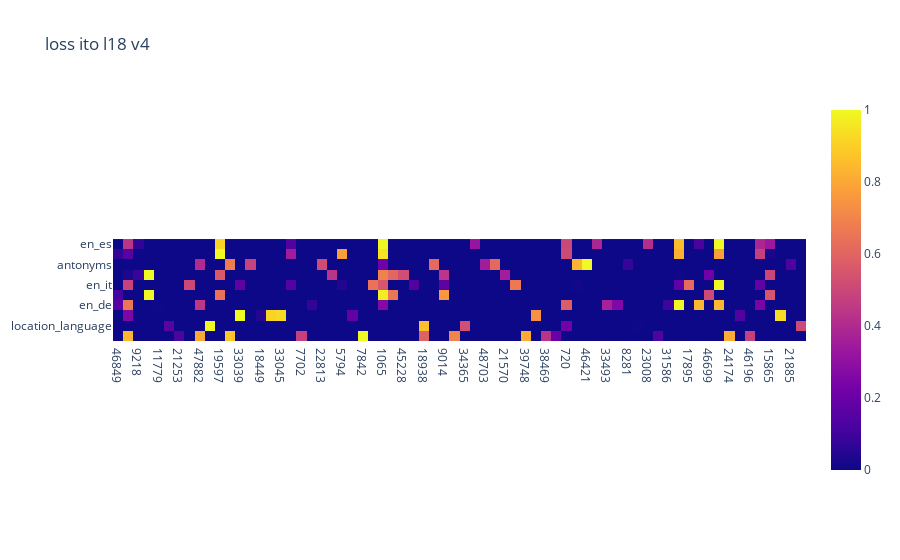

Notebook source saved alongside this figure:
### Code cell
px.imshow(heatmap, x=[str(x) for x in all_features], y=[str(x) for x in task_names], title="loss ito l18 v4")

### Figure 1 — Plotly figure (JSON) as saved in the notebook; plotly's stock layout.template omitted (floating-point values rounded to 4 significant figures; data arrays with more than 128 entries replaced by an {"elided": "..."} marker saying what was removed)
{"data": [{"coloraxis": "coloraxis", "hovertemplate": "x: %{x}<br>y: %{y}<br>color: %{z}<extra></extra>", "name": "0", "type": "heatmap", "x": ["46849", "35202", "9218", "22019", "11779", "25085", "21253", "32904", "47882", "47500", "19597", "48142", "33039", "27792", "18449", "18196", "33045", "13590", "7702", "41370", "22813", "39329", "5794", "33953", "7842", "16422", "1065", "44330", "45228", "3761", "18938", "48437", "9014", "42294", "34365", "36287", "48703", "21441", "21570", "15682", "39748", "5829", "38469", "47231", "720", "8787", "46421", "14166", "33493", "28887", "8281", "43484", "23008", "9824", "31586", "24549", "17895", "27626", "46699", "44525", "24174", "2288", "46196", "41973", "15865", "6394", "21885", "21119"], "xaxis": "x", "y": ["en_es", "en_fr", "antonyms", "es_en", "en_it", "fr_en", "en_de", "location_continent", "location_language", "person_profession"], "yaxis": "y", "z": {"elided": "10x68 float values"}}], "layout": {"coloraxis": {"colorscale": [[0, "#0d0887"], [0.1111, "#46039f"], [0.2222, "#7201a8"], [0.3333, "#9c179e"], [0.4444, "#bd3786"], [0.5556, "#d8576b"], [0.6667, "#ed7953"], [0.7778, "#fb9f3a"], [0.8889, "#fdca26"], [1, "#f0f921"]]}, "title": {"text": "loss ito l18 v4"}, "xaxis": {"anchor": "y", "constrain": "domain", "domain": [0, 1], "scaleanchor": "y"}, "yaxis": {"anchor": "x", "autorange": "reversed", "constrain": "domain", "domain": [0, 1]}}}
